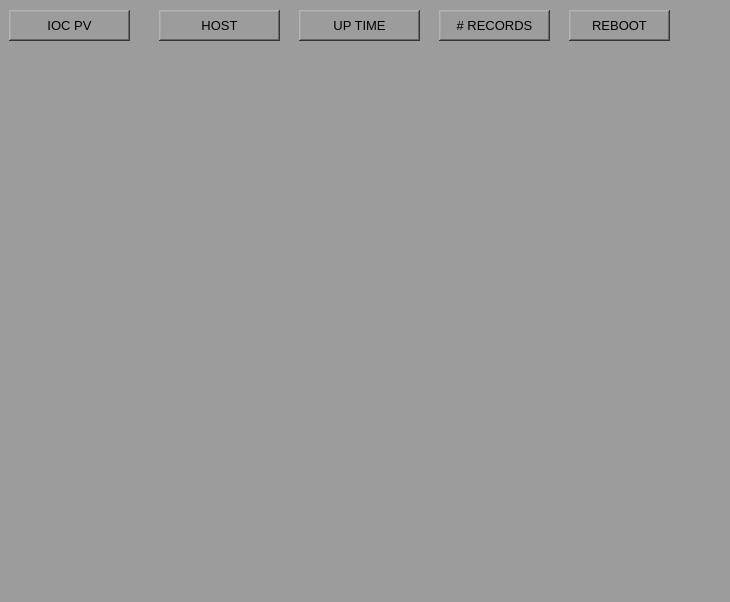
<?xml version="1.0" encoding="UTF-8"?>
<ui version="4.0">
 <class>MainWindow</class>
 <widget class="QMainWindow" name="MainWindow">
  <property name="geometry">
   <rect>
    <x>0</x>
    <y>0</y>
    <width>730</width>
    <height>602</height>
   </rect>
  </property>
  <property name="windowTitle">
   <string>IOC Controller</string>
  </property>
  <property name="styleSheet">
   <string notr="true">background-color: rgb(156, 156, 156);</string>
  </property>
  <widget class="QWidget" name="centralwidget">
   <widget class="caFrame" name="caframe">
    <property name="geometry">
     <rect>
      <x>-1</x>
      <y>0</y>
      <width>731</width>
      <height>781</height>
     </rect>
    </property>
    <property name="background">
     <color>
      <red>156</red>
      <green>156</green>
      <blue>156</blue>
     </color>
    </property>
    <property name="backgroundMode">
     <enum>caFrame::Outline</enum>
    </property>
    <widget class="caInclude" name="cainclude">
     <property name="geometry">
      <rect>
       <x>10</x>
       <y>50</y>
       <width>711</width>
       <height>35</height>
      </rect>
     </property>
     <property name="macro">
      <string notr="true">ioc=IPL:SRI:xray1</string>
     </property>
     <property name="filename" stdset="0">
      <string notr="true">../ioc-admin/single_ioc_admin.ui</string>
     </property>
    </widget>
    <widget class="caInclude" name="cainclude_2">
     <property name="geometry">
      <rect>
       <x>10</x>
       <y>90</y>
       <width>711</width>
       <height>35</height>
      </rect>
     </property>
     <property name="macro">
      <string notr="true">ioc=IPL:AGILENT:dcps</string>
     </property>
     <property name="filename" stdset="0">
      <string notr="true">../ioc-admin/single_ioc_admin.ui</string>
     </property>
    </widget>
    <widget class="caInclude" name="cainclude_7">
     <property name="geometry">
      <rect>
       <x>10</x>
       <y>130</y>
       <width>711</width>
       <height>35</height>
      </rect>
     </property>
     <property name="macro">
      <string notr="true">ioc=IPL:NEWPORT</string>
     </property>
     <property name="filename" stdset="0">
      <string notr="true">../ioc-admin/single_ioc_admin.ui</string>
     </property>
    </widget>
    <widget class="caInclude" name="cainclude_8">
     <property name="geometry">
      <rect>
       <x>10</x>
       <y>370</y>
       <width>711</width>
       <height>35</height>
      </rect>
     </property>
     <property name="macro">
      <string notr="true">ioc=IPL-2:SRI:xray</string>
     </property>
     <property name="filename" stdset="0">
      <string notr="true">../ioc-admin/single_ioc_admin.ui</string>
     </property>
    </widget>
    <widget class="caInclude" name="cainclude_9">
     <property name="geometry">
      <rect>
       <x>10</x>
       <y>170</y>
       <width>711</width>
       <height>35</height>
      </rect>
     </property>
     <property name="macro">
      <string notr="true">ioc=IPL:SCAN-1</string>
     </property>
     <property name="filename" stdset="0">
      <string notr="true">../ioc-admin/single_ioc_admin.ui</string>
     </property>
    </widget>
    <widget class="caInclude" name="cainclude_10">
     <property name="geometry">
      <rect>
       <x>10</x>
       <y>250</y>
       <width>711</width>
       <height>35</height>
      </rect>
     </property>
     <property name="macro">
      <string notr="true">ioc=IPL:D700:cam1</string>
     </property>
     <property name="filename" stdset="0">
      <string notr="true">../ioc-admin/single_ioc_admin.ui</string>
     </property>
    </widget>
    <widget class="caInclude" name="cainclude_11">
     <property name="geometry">
      <rect>
       <x>10</x>
       <y>290</y>
       <width>711</width>
       <height>35</height>
      </rect>
     </property>
     <property name="macro">
      <string notr="true">ioc=IPL:SRS:awg</string>
     </property>
     <property name="filename" stdset="0">
      <string notr="true">../ioc-admin/single_ioc_admin.ui</string>
     </property>
    </widget>
    <widget class="caInclude" name="cainclude_12">
     <property name="geometry">
      <rect>
       <x>10</x>
       <y>210</y>
       <width>711</width>
       <height>35</height>
      </rect>
     </property>
     <property name="macro">
      <string notr="true">ioc=IPL:D800:cam1</string>
     </property>
     <property name="filename" stdset="0">
      <string notr="true">../ioc-admin/single_ioc_admin.ui</string>
     </property>
    </widget>
    <widget class="caGraphics" name="cagraphics">
     <property name="geometry">
      <rect>
       <x>5</x>
       <y>45</y>
       <width>721</width>
       <height>551</height>
      </rect>
     </property>
     <property name="foreground">
      <color>
       <red>105</red>
       <green>105</green>
       <blue>105</blue>
      </color>
     </property>
     <property name="fillstyle" stdset="0">
      <enum>caGraphics::Filled</enum>
     </property>
     <property name="lineSize">
      <number>3</number>
     </property>
     <property name="lineColor">
      <color>
       <red>0</red>
       <green>0</green>
       <blue>0</blue>
      </color>
     </property>
    </widget>
    <widget class="caInclude" name="cainclude_13">
     <property name="geometry">
      <rect>
       <x>10</x>
       <y>330</y>
       <width>711</width>
       <height>35</height>
      </rect>
     </property>
     <property name="macro">
      <string notr="true">ioc=IPL:OXFORD:xray</string>
     </property>
     <property name="filename" stdset="0">
      <string notr="true">../ioc-admin/single_ioc_admin.ui</string>
     </property>
    </widget>
    <widget class="caLabel" name="calabel_7">
     <property name="geometry">
      <rect>
       <x>10</x>
       <y>10</y>
       <width>121</width>
       <height>31</height>
      </rect>
     </property>
     <property name="font">
      <font>
       <pointsize>10</pointsize>
       <weight>50</weight>
       <bold>false</bold>
      </font>
     </property>
     <property name="frameShape">
      <enum>QFrame::WinPanel</enum>
     </property>
     <property name="frameShadow">
      <enum>QFrame::Raised</enum>
     </property>
     <property name="lineWidth">
      <number>5</number>
     </property>
     <property name="text">
      <string>IOC PV</string>
     </property>
     <property name="alignment">
      <set>Qt::AlignCenter</set>
     </property>
     <property name="foreground">
      <color>
       <red>0</red>
       <green>0</green>
       <blue>0</blue>
      </color>
     </property>
     <property name="background">
      <color>
       <red>169</red>
       <green>209</green>
       <blue>239</blue>
      </color>
     </property>
    </widget>
    <widget class="caLabel" name="calabel_8">
     <property name="geometry">
      <rect>
       <x>160</x>
       <y>10</y>
       <width>121</width>
       <height>31</height>
      </rect>
     </property>
     <property name="font">
      <font>
       <pointsize>10</pointsize>
       <weight>50</weight>
       <bold>false</bold>
      </font>
     </property>
     <property name="frameShape">
      <enum>QFrame::WinPanel</enum>
     </property>
     <property name="frameShadow">
      <enum>QFrame::Raised</enum>
     </property>
     <property name="lineWidth">
      <number>5</number>
     </property>
     <property name="text">
      <string>HOST</string>
     </property>
     <property name="alignment">
      <set>Qt::AlignCenter</set>
     </property>
     <property name="foreground">
      <color>
       <red>0</red>
       <green>0</green>
       <blue>0</blue>
      </color>
     </property>
     <property name="background">
      <color>
       <red>169</red>
       <green>209</green>
       <blue>239</blue>
      </color>
     </property>
    </widget>
    <widget class="caLabel" name="calabel_9">
     <property name="geometry">
      <rect>
       <x>300</x>
       <y>10</y>
       <width>121</width>
       <height>31</height>
      </rect>
     </property>
     <property name="font">
      <font>
       <pointsize>10</pointsize>
       <weight>50</weight>
       <bold>false</bold>
      </font>
     </property>
     <property name="frameShape">
      <enum>QFrame::WinPanel</enum>
     </property>
     <property name="frameShadow">
      <enum>QFrame::Raised</enum>
     </property>
     <property name="lineWidth">
      <number>5</number>
     </property>
     <property name="text">
      <string>UP TIME</string>
     </property>
     <property name="alignment">
      <set>Qt::AlignCenter</set>
     </property>
     <property name="foreground">
      <color>
       <red>0</red>
       <green>0</green>
       <blue>0</blue>
      </color>
     </property>
     <property name="background">
      <color>
       <red>169</red>
       <green>209</green>
       <blue>239</blue>
      </color>
     </property>
    </widget>
    <widget class="caLabel" name="calabel_10">
     <property name="geometry">
      <rect>
       <x>440</x>
       <y>10</y>
       <width>111</width>
       <height>31</height>
      </rect>
     </property>
     <property name="font">
      <font>
       <pointsize>10</pointsize>
       <weight>50</weight>
       <bold>false</bold>
      </font>
     </property>
     <property name="frameShape">
      <enum>QFrame::WinPanel</enum>
     </property>
     <property name="frameShadow">
      <enum>QFrame::Raised</enum>
     </property>
     <property name="lineWidth">
      <number>5</number>
     </property>
     <property name="text">
      <string># RECORDS</string>
     </property>
     <property name="alignment">
      <set>Qt::AlignCenter</set>
     </property>
     <property name="foreground">
      <color>
       <red>0</red>
       <green>0</green>
       <blue>0</blue>
      </color>
     </property>
     <property name="background">
      <color>
       <red>169</red>
       <green>209</green>
       <blue>239</blue>
      </color>
     </property>
    </widget>
    <widget class="caLabel" name="calabel_11">
     <property name="geometry">
      <rect>
       <x>570</x>
       <y>10</y>
       <width>101</width>
       <height>31</height>
      </rect>
     </property>
     <property name="font">
      <font>
       <pointsize>10</pointsize>
       <weight>50</weight>
       <bold>false</bold>
      </font>
     </property>
     <property name="frameShape">
      <enum>QFrame::WinPanel</enum>
     </property>
     <property name="frameShadow">
      <enum>QFrame::Raised</enum>
     </property>
     <property name="lineWidth">
      <number>5</number>
     </property>
     <property name="text">
      <string>REBOOT</string>
     </property>
     <property name="alignment">
      <set>Qt::AlignCenter</set>
     </property>
     <property name="foreground">
      <color>
       <red>0</red>
       <green>0</green>
       <blue>0</blue>
      </color>
     </property>
     <property name="background">
      <color>
       <red>169</red>
       <green>209</green>
       <blue>239</blue>
      </color>
     </property>
    </widget>
    <widget class="caInclude" name="cainclude_14">
     <property name="geometry">
      <rect>
       <x>10</x>
       <y>410</y>
       <width>711</width>
       <height>35</height>
      </rect>
     </property>
     <property name="macro">
      <string notr="true">ioc=IPL-2:SCAN</string>
     </property>
     <property name="filename" stdset="0">
      <string notr="true">../ioc-admin/single_ioc_admin.ui</string>
     </property>
    </widget>
    <widget class="caInclude" name="cainclude_15">
     <property name="geometry">
      <rect>
       <x>10</x>
       <y>450</y>
       <width>711</width>
       <height>35</height>
      </rect>
     </property>
     <property name="macro">
      <string notr="true">ioc=IPL-2:NEWPORT</string>
     </property>
     <property name="filename" stdset="0">
      <string notr="true">../ioc-admin/single_ioc_admin.ui</string>
     </property>
    </widget>
    <widget class="caInclude" name="cainclude_16">
     <property name="geometry">
      <rect>
       <x>10</x>
       <y>490</y>
       <width>711</width>
       <height>35</height>
      </rect>
     </property>
     <property name="macro">
      <string notr="true">ioc=IPL-2:PI4096:cam1</string>
     </property>
     <property name="filename" stdset="0">
      <string notr="true">../ioc-admin/single_ioc_admin.ui</string>
     </property>
    </widget>
    <widget class="caInclude" name="cainclude_17">
     <property name="geometry">
      <rect>
       <x>10</x>
       <y>530</y>
       <width>711</width>
       <height>35</height>
      </rect>
     </property>
     <property name="macro">
      <string notr="true">ioc=13SIM1</string>
     </property>
     <property name="filename" stdset="0">
      <string notr="true">../ioc-admin/single_ioc_admin.ui</string>
     </property>
    </widget>
    <zorder>cagraphics</zorder>
    <zorder>cainclude_2</zorder>
    <zorder>cainclude_10</zorder>
    <zorder>cainclude_11</zorder>
    <zorder>cainclude_12</zorder>
    <zorder>cainclude_7</zorder>
    <zorder>cainclude_8</zorder>
    <zorder>cainclude_9</zorder>
    <zorder>cainclude_13</zorder>
    <zorder>calabel_7</zorder>
    <zorder>calabel_8</zorder>
    <zorder>calabel_9</zorder>
    <zorder>calabel_10</zorder>
    <zorder>calabel_11</zorder>
    <zorder>cainclude</zorder>
    <zorder>cainclude_14</zorder>
    <zorder>cainclude_15</zorder>
    <zorder>cainclude_16</zorder>
    <zorder>cainclude_17</zorder>
   </widget>
  </widget>
 </widget>
 <customwidgets>
  <customwidget>
   <class>caFrame</class>
   <extends>QFrame</extends>
   <header>caFrame</header>
   <container>1</container>
  </customwidget>
  <customwidget>
   <class>caLabel</class>
   <extends>QLabel</extends>
   <header>caLabel</header>
  </customwidget>
  <customwidget>
   <class>caGraphics</class>
   <extends>QWidget</extends>
   <header>caGraphics</header>
  </customwidget>
  <customwidget>
   <class>caInclude</class>
   <extends>QWidget</extends>
   <header>caInclude</header>
  </customwidget>
 </customwidgets>
 <resources/>
 <connections/>
</ui>
